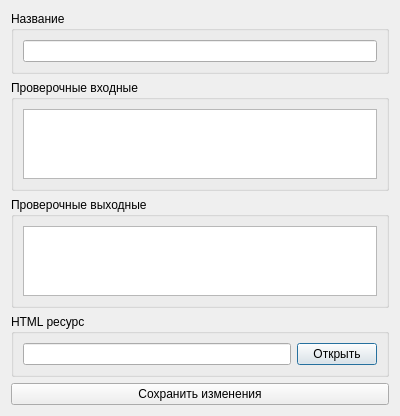
<?xml version="1.0" encoding="UTF-8"?>
<ui version="4.0">
 <class>EditTaskDialog</class>
 <widget class="QDialog" name="EditTaskDialog">
  <property name="geometry">
   <rect>
    <x>0</x>
    <y>0</y>
    <width>400</width>
    <height>382</height>
   </rect>
  </property>
  <property name="windowTitle">
   <string>Dialog</string>
  </property>
  <layout class="QVBoxLayout" name="verticalLayout">
   <item>
    <widget class="QGroupBox" name="groupBox">
     <property name="title">
      <string>Название</string>
     </property>
     <layout class="QVBoxLayout" name="verticalLayout_2">
      <item>
       <widget class="QLineEdit" name="nameEdit"/>
      </item>
     </layout>
    </widget>
   </item>
   <item>
    <widget class="QGroupBox" name="groupBox_2">
     <property name="title">
      <string>Проверочные входные</string>
     </property>
     <layout class="QVBoxLayout" name="verticalLayout_3">
      <item>
       <widget class="QTextEdit" name="inputEdit"/>
      </item>
     </layout>
    </widget>
   </item>
   <item>
    <widget class="QGroupBox" name="groupBox_3">
     <property name="title">
      <string>Проверочные выходные</string>
     </property>
     <layout class="QVBoxLayout" name="verticalLayout_4">
      <item>
       <widget class="QTextEdit" name="outputEdit"/>
      </item>
     </layout>
    </widget>
   </item>
   <item>
    <widget class="QGroupBox" name="groupBox_4">
     <property name="title">
      <string>HTML ресурс</string>
     </property>
     <layout class="QHBoxLayout" name="horizontalLayout">
      <item>
       <widget class="QLineEdit" name="htmlEdit"/>
      </item>
      <item>
       <widget class="QPushButton" name="openButton">
        <property name="text">
         <string>Открыть</string>
        </property>
       </widget>
      </item>
     </layout>
    </widget>
   </item>
   <item>
    <widget class="QPushButton" name="saveButton">
     <property name="text">
      <string>Сохранить изменения</string>
     </property>
    </widget>
   </item>
  </layout>
 </widget>
 <resources/>
 <connections/>
</ui>
